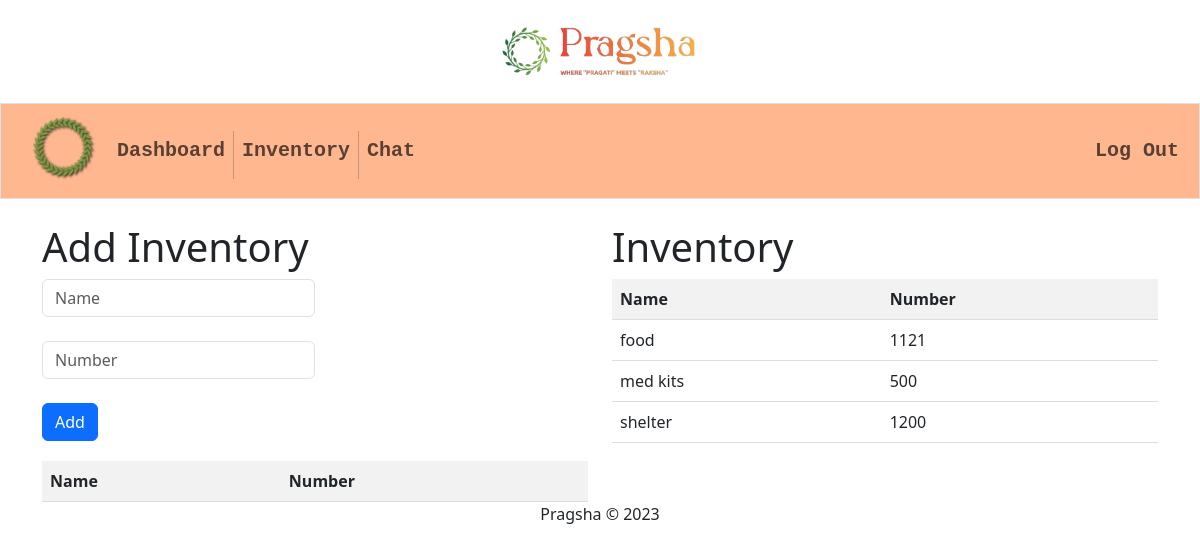
The app's page /agency/inventory/ (signed in), older data.
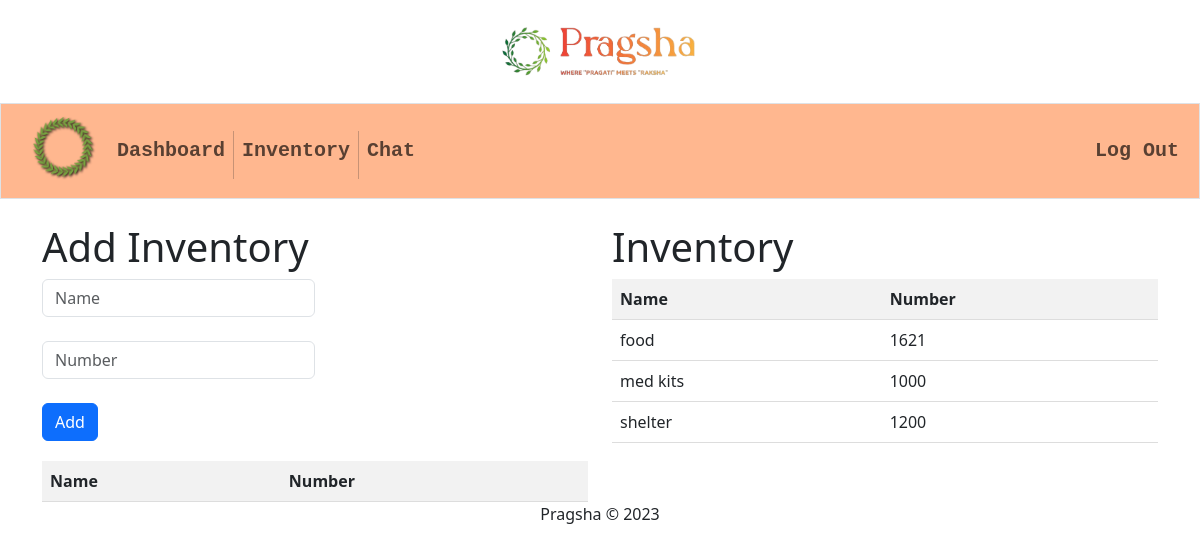
The same page, newer data.
### agency/models.py (models this page shows)
class Inventory(models.Model):
    inventory_id = models.AutoField(primary_key=True)
    agency_id = models.ForeignKey(Agency, on_delete=models.CASCADE)
    name = models.CharField(max_length=100)
    number = models.IntegerField()

### agency/views.py (the view)
# urls.py: path("inventory/", views.add_inventory, name="inventory"),
@csrf_exempt
def add_inventory(request):
    if request.method == "POST":
        form = InventoryForm(request.POST)
        if form.is_valid():
            form.instance.agency_id = Agency.objects.get(
                agency_id=request.session["agency_id"]
            )
            if Inventory.objects.filter(
                name=form.cleaned_data["name"], agency_id=request.session["agency_id"]
            ).exists():
                Inventory.objects.filter(
                    name=form.cleaned_data["name"],
                    agency_id=request.session["agency_id"],
                ).update(
                    number=Inventory.objects.filter(
                        name=form.cleaned_data["name"],
                        agency_id=request.session["agency_id"],
                    )
                    .values("number")
                    .first()["number"]
                    + form.cleaned_data["number"]
                )
                data = {
                    "id": Inventory.objects.filter(
                        name=form.cleaned_data["name"],
                        agency_id=request.session["agency_id"],
                    )
                    .values("inventory_id")
                    .first()["inventory_id"],
                    "name": form.cleaned_data["name"],
                    "number": Inventory.objects.filter(
                        name=form.cleaned_data["name"],
                        agency_id=request.session["agency_id"],
                    )
                    .values("number")
                    .first()["number"],
                }
            else:
                inventory = form.save()
                data = {
                    "id": inventory.inventory_id,
                    "name": inventory.name,
                    "number": inventory.number,
                }
            return JsonResponse({"status": "success", "data": data})
        else:
            return JsonResponse({"status": "error", "errors": form.errors})
    else:
        inv = Inventory.objects.filter(agency_id=request.session["agency_id"]).values()
        return render(
            request, "agency/inventory.html", {"form": InventoryForm(), "inv": inv}
        )

### agency/views.py
class InventoryForm(forms.ModelForm):
    agency_id = forms.CharField(widget=forms.HiddenInput, required=False)
    name = forms.CharField(max_length=100, label="Name")
    number = forms.IntegerField(label="Number")
    class Meta:
        model = Inventory
        fields = ["name", "number"]

### agency/templates/agency/inventory.html (shortened to what this page needs)
{% extends 'agencydash/layout.html' %}
{% block main %}
<div class="row">
    <div class="col">
  <h1>Add Inventory</h1>
  <form id="inventory-form" class="form-inline">
    <div class="form-group">
      <input type="text" name="name" id="name" class="form-control mr-2" placeholder="Name" style="width:50% !important;" required>
    </div>
    <br>
    <div class="form-group">
      <input type="number" name="number" id="number" class="form-control mr-2" placeholder="Number" style="width:50% !important;" required>
    </div>
    <br>
    <button type="submit" class="btn btn-primary">Add</button>
  </form>
  <table id="inventory-table">
    <thead>
      <tr>
        <th>Name</th>
        <th>Number</th>
      </tr>
    </thead>
  </table>
  </div>
  <div class="col">
    <h1>Inventory</h1>
    <table id="inventory-table">
      <thead>
        <tr>
          <th>Name</th>
          <th>Number</th>
        </tr>
      </thead>
      <tbody>
        {% for item in inv %}
        <tr>
          <td>{{ item.name }}</td>
          <td>{{ item.number }}</td>
        </tr>
        {% endfor %}
      </tbody>
    </table>
    </div>
</div>
{% endblock %}

### agencydash/templates/agencydash/layout.html (shortened to what this page needs)
<!DOCTYPE html>
<html lang="en">
{% load pwa %}
<head>
    {% load static %}
    <link rel="stylesheet" href="{% static 'style.css' %}">
    <link href="https://cdn.jsdelivr.net/npm/bootstrap@5.3.1/dist/css/bootstrap.min.css" rel="stylesheet"
>
</head>
<body>
    <span style="padding:10px;">
        <div align="center">
            {% load static %}
            <a class="navbar-brand" href="/">
                <img src="{% static 'logo.png' %}" alt="logo" width="200px">
            </a>
        </div>
        <br>
    </span>
    <nav class="border navbar sticky-top navbar-expand-md" style="background-color: #ffb78f;" height="100">
        <div class="container-fluid">
            <a class="navbar-brand" href="/" style="padding-left:20px">
                <h2 class="app-name">
                    {% load static %}
                    <img class="wreath" src="{% static 'wreath.png' %}" alt="Pragsha" width="60" height="60"
                        class="d-inline-block align-text-top">
                </h2>
            </a>
            <div class="collapse navbar-collapse" id="navbar">
                <ul class="navbar-nav me-auto mt-2">
                    <li class="nav-item"><a class="nav-link" href="/agency/dashboard"
                            style="font-family: 'Courier New', Courier, monospace;">
                            <h5><b>Dashboard</b></h5>
                        </a></li>
                    <li class="nav-item"><a class="nav-link" href="/agency/inventory"
                            style="font-family: 'Courier New', Courier, monospace;">
                            <h5><b>Inventory</b></h5>
                        </a></li>
                    <li class="nav-item"><a class="nav-link" href=""
                            style="font-family: 'Courier New', Courier, monospace;">
                            <h5><b>Chat</b></h5>
                        </a></li>
                </ul>
                <ul class="navbar-nav ms-auto mt-2">
                    <li class="nav-item"><a class="nav-link" href="/agency/logout"
                            style="font-family: 'Courier New', Courier, monospace;">
                            <h5><b>Log Out</b></h5>
                        </a></li>
                </ul>
            </div>
        </div>
    </nav>
    <div class="container">
        <br>
        <div class="content">
            {% block main %}{% endblock %}
        </div>
        <div class="footer" align="center">
            <p>Pragsha &copy; 2023</p>
        </div>
    </div>
</body>
</html>

### authentification/static/style.css (style rules this page uses)
body { font-family: Arial, sans-serif; background-color: #fff6ef; overflow-x: hidden; }

### agency/templates/agency/inventory.html (style rules this page uses)
#inventory-form { margin-bottom: 20px; }
#inventory-table { border-collapse: collapse; width: 100%; }
#inventory-table th, #inventory-table td { padding: 8px; text-align: left; border-bottom: 1px solid #ddd; }
#inventory-table th { background-color: #f2f2f2; }

### agencydash/templates/agencydash/layout.html (style rules this page uses)
.wreath { filter: drop-shadow(1px 1px 1px #000); }
.footer { position: static; bottom: 0; width: 100%; text-align: center; }

Row changes from the older to the newer data that the page shows:
changed Inventory "food": number "1121" → "1621"
changed Inventory "med kits": number "500" → "1000"
